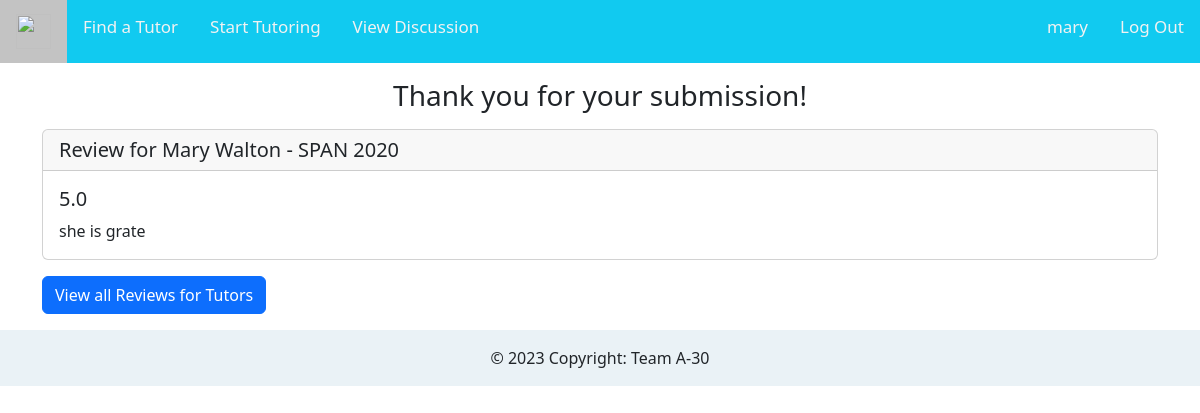
The page /review_detail/1 (signed in) on the database its author committed.
### myapp/models.py (models this page shows, shortened)
class Review(models.Model):
    tutor = models.ForeignKey('Tutor', on_delete=models.CASCADE, related_name="tutorreviews")
    rating = models.FloatField(default=0)
    comment = models.CharField(max_length=300)

class Tutor(models.Model):
    first_name = models.CharField(max_length=200, default= "Tutor")
    last_name = models.CharField(max_length=200, default= "Person")
    user = models.ForeignKey(User, on_delete=models.CASCADE, null=True )
    course = models.ForeignKey(Course, on_delete=models.CASCADE, null=True)
    headline = models.CharField(max_length=300)
    qualifications = models.CharField(max_length=750)
    hourly_rate = models.FloatField(default=0)
    rating = models.FloatField(default=0)

class Course(models.Model):
    title = models.CharField(max_length=200)
    pnemonic = models.CharField(max_length=100)
    coursenum = models.IntegerField()

### myapp/views.py (the view)
# urls.py: path('review_detail/<int:pk>', views.reviewView.as_view(), name = 'viewReview'),
class reviewView(generic.DetailView):
    model = Review
    template_name = 'myapp/review_detail.html'
    context_object_name = 'review'

### templates/myapp/review_detail.html (shortened to what this page needs)
{% load i18n %}
{% load socialaccount %}
<!DOCTYPE html>
<html>
<head>
  {% load bootstrap5 %}
  {% bootstrap_css %}
  <link rel="stylesheet" href="https://cdnjs.cloudflare.com/ajax/libs/font-awesome/4.7.0/css/font-awesome.min.css">
  <link rel="stylesheet" href="https://cdn.jsdelivr.net/npm/bootstrap-icons@1.5.0/font/bootstrap-icons.css">
  <link rel="stylesheet" href="https://cdn.jsdelivr.net/npm/bootstrap-icons@1.10.4/font/bootstrap-icons.css">
</head>
<body>
{% if user.is_authenticated %}
  <div class="topnav">
    <a class="active" href="/"><img
        src="https://lh5.googleusercontent.com/PMyEMcnh7OuoAC_dPcDNxLGSoFZm8T1K9sob-VHKqBk74YqWJjugOfbulpRZGtn_TSY=w2400"
        alt="" width="35" height="35"></a>
    <a href="/tutor_courses">Find a Tutor</a>
    <a href="/submit_listing">Start Tutoring</a>
    <a href="/discussion">View Discussion</a>
    <div class="topnav-right">
      <a href="/profile">{{ user.username }}</a>
      <a href="/logout">Log Out</a>
    </div>
  </div>
  <div class="container mx-auto">
    <h3 class="font-weight-normal text-center mt-3">Thank you for your submission!</h3>
    <div class="card mt-3">
      <h5 class="card-header"> Review for {{ review.tutor.user.first_name }} {{ review.tutor.user.last_name }} - {{ review.tutor.course.pnemonic }} {{ review.tutor.course.coursenum }}</h5>
      <div class="card-body">
        <h5 class="card-title">{{ review.rating }}</h5>
        <p class="card-text">{{ review.comment }}</p>
      </div>
    </div>
    <a class="btn btn-primary btn mt-3 mb-3" href="/reviews" role="button">View all Reviews for Tutors </a>
  </div>
  {% endif %}
</body>
<footer class="bg-light text-center text-lg-start">
  <div class="text-center p-3" style="background-color: rgba(173,216, 230, 0.2);">
    © 2023 Copyright: Team A-30
  </div>
</footer>
</html>

### templates/myapp/review_detail.html (style rules this page uses)
.container { overflow: auto; }
.topnav { background-color: #11caf0; overflow: hidden; }
.topnav a { float: left; color: #f2f2f2; text-align: center; padding: 14px 16px; text-decoration: none; font-size: 17px; }
.topnav a.active { background-color: #c3c3c3; color: rgb(0, 0, 0); }
.topnav-right { float: right; }

### rows shown on the page
Review: tutor.user.first_name "Mary", tutor.user.last_name "Walton", tutor.course.pnemonic "SPAN", tutor.course.coursenum "2020", rating "5.0", comment "she is grate"

### other values the page prints
{{ user.username }} "mary"
